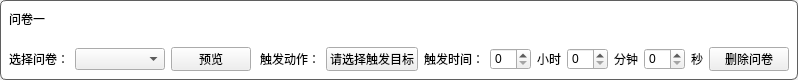
<?xml version="1.0" encoding="UTF-8"?>
<ui version="4.0">
 <class>QuestionItem</class>
 <widget class="QWidget" name="QuestionItem">
  <property name="geometry">
   <rect>
    <x>0</x>
    <y>0</y>
    <width>798</width>
    <height>80</height>
   </rect>
  </property>
  <property name="sizePolicy">
   <sizepolicy hsizetype="Preferred" vsizetype="Fixed">
    <horstretch>0</horstretch>
    <verstretch>0</verstretch>
   </sizepolicy>
  </property>
  <property name="minimumSize">
   <size>
    <width>0</width>
    <height>80</height>
   </size>
  </property>
  <property name="maximumSize">
   <size>
    <width>16777215</width>
    <height>80</height>
   </size>
  </property>
  <property name="windowTitle">
   <string>Form</string>
  </property>
  <layout class="QVBoxLayout" name="verticalLayout">
   <property name="spacing">
    <number>0</number>
   </property>
   <property name="leftMargin">
    <number>0</number>
   </property>
   <property name="topMargin">
    <number>0</number>
   </property>
   <property name="rightMargin">
    <number>0</number>
   </property>
   <property name="bottomMargin">
    <number>0</number>
   </property>
   <item>
    <widget class="QWidget" name="widget_question_item" native="true">
     <property name="styleSheet">
      <string notr="true">QWidget#widget_question_item{
background-color: rgb(255, 255, 255);
border:1px solid rgb(95, 95, 95);
border-radius:6px;
}</string>
     </property>
     <layout class="QVBoxLayout" name="verticalLayout_2">
      <property name="spacing">
       <number>0</number>
      </property>
      <property name="leftMargin">
       <number>0</number>
      </property>
      <property name="topMargin">
       <number>0</number>
      </property>
      <property name="rightMargin">
       <number>0</number>
      </property>
      <property name="bottomMargin">
       <number>0</number>
      </property>
      <item>
       <widget class="QWidget" name="widget_2" native="true">
        <layout class="QHBoxLayout" name="horizontalLayout_2">
         <item>
          <widget class="QLabel" name="name">
           <property name="sizePolicy">
            <sizepolicy hsizetype="Fixed" vsizetype="Preferred">
             <horstretch>0</horstretch>
             <verstretch>0</verstretch>
            </sizepolicy>
           </property>
           <property name="minimumSize">
            <size>
             <width>80</width>
             <height>0</height>
            </size>
           </property>
           <property name="maximumSize">
            <size>
             <width>80</width>
             <height>16777215</height>
            </size>
           </property>
           <property name="text">
            <string>问卷一</string>
           </property>
          </widget>
         </item>
         <item>
          <spacer name="horizontalSpacer">
           <property name="orientation">
            <enum>Qt::Orientation::Horizontal</enum>
           </property>
           <property name="sizeHint" stdset="0">
            <size>
             <width>40</width>
             <height>20</height>
            </size>
           </property>
          </spacer>
         </item>
        </layout>
       </widget>
      </item>
      <item>
       <widget class="QWidget" name="widget" native="true">
        <layout class="QHBoxLayout" name="horizontalLayout">
         <item>
          <widget class="QLabel" name="label_28">
           <property name="sizePolicy">
            <sizepolicy hsizetype="Fixed" vsizetype="Preferred">
             <horstretch>0</horstretch>
             <verstretch>0</verstretch>
            </sizepolicy>
           </property>
           <property name="text">
            <string>选择问卷：</string>
           </property>
          </widget>
         </item>
         <item>
          <widget class="QComboBox" name="task_questionnaire">
           <property name="sizePolicy">
            <sizepolicy hsizetype="Expanding" vsizetype="Fixed">
             <horstretch>0</horstretch>
             <verstretch>0</verstretch>
            </sizepolicy>
           </property>
           <property name="placeholderText">
            <string>请选择问卷</string>
           </property>
          </widget>
         </item>
         <item>
          <widget class="QPushButton" name="preview">
           <property name="sizePolicy">
            <sizepolicy hsizetype="Fixed" vsizetype="Fixed">
             <horstretch>0</horstretch>
             <verstretch>0</verstretch>
            </sizepolicy>
           </property>
           <property name="text">
            <string>预览</string>
           </property>
          </widget>
         </item>
         <item>
          <spacer name="horizontalSpacer_28">
           <property name="orientation">
            <enum>Qt::Orientation::Horizontal</enum>
           </property>
           <property name="sizeHint" stdset="0">
            <size>
             <width>0</width>
             <height>20</height>
            </size>
           </property>
          </spacer>
         </item>
         <item>
          <widget class="QLabel" name="label_29">
           <property name="sizePolicy">
            <sizepolicy hsizetype="Fixed" vsizetype="Preferred">
             <horstretch>0</horstretch>
             <verstretch>0</verstretch>
            </sizepolicy>
           </property>
           <property name="text">
            <string>触发动作：</string>
           </property>
          </widget>
         </item>
         <item>
          <widget class="QPushButton" name="trigger_questionnaire">
           <property name="sizePolicy">
            <sizepolicy hsizetype="Fixed" vsizetype="Fixed">
             <horstretch>0</horstretch>
             <verstretch>0</verstretch>
            </sizepolicy>
           </property>
           <property name="text">
            <string>请选择触发目标</string>
           </property>
          </widget>
         </item>
         <item>
          <widget class="QLabel" name="label_30">
           <property name="sizePolicy">
            <sizepolicy hsizetype="Fixed" vsizetype="Preferred">
             <horstretch>0</horstretch>
             <verstretch>0</verstretch>
            </sizepolicy>
           </property>
           <property name="text">
            <string>触发时间：</string>
           </property>
          </widget>
         </item>
         <item>
          <widget class="QSpinBox" name="trigger_hour">
           <property name="sizePolicy">
            <sizepolicy hsizetype="Fixed" vsizetype="Fixed">
             <horstretch>0</horstretch>
             <verstretch>0</verstretch>
            </sizepolicy>
           </property>
          </widget>
         </item>
         <item>
          <widget class="QLabel" name="label_31">
           <property name="sizePolicy">
            <sizepolicy hsizetype="Fixed" vsizetype="Preferred">
             <horstretch>0</horstretch>
             <verstretch>0</verstretch>
            </sizepolicy>
           </property>
           <property name="text">
            <string>小时</string>
           </property>
          </widget>
         </item>
         <item>
          <widget class="QSpinBox" name="trigger_minute">
           <property name="sizePolicy">
            <sizepolicy hsizetype="Fixed" vsizetype="Fixed">
             <horstretch>0</horstretch>
             <verstretch>0</verstretch>
            </sizepolicy>
           </property>
          </widget>
         </item>
         <item>
          <widget class="QLabel" name="label_32">
           <property name="sizePolicy">
            <sizepolicy hsizetype="Fixed" vsizetype="Preferred">
             <horstretch>0</horstretch>
             <verstretch>0</verstretch>
            </sizepolicy>
           </property>
           <property name="text">
            <string>分钟</string>
           </property>
          </widget>
         </item>
         <item>
          <widget class="QSpinBox" name="trigger_second">
           <property name="sizePolicy">
            <sizepolicy hsizetype="Fixed" vsizetype="Fixed">
             <horstretch>0</horstretch>
             <verstretch>0</verstretch>
            </sizepolicy>
           </property>
          </widget>
         </item>
         <item>
          <widget class="QLabel" name="label_33">
           <property name="sizePolicy">
            <sizepolicy hsizetype="Fixed" vsizetype="Preferred">
             <horstretch>0</horstretch>
             <verstretch>0</verstretch>
            </sizepolicy>
           </property>
           <property name="text">
            <string>秒</string>
           </property>
          </widget>
         </item>
         <item>
          <widget class="QPushButton" name="delete_btn">
           <property name="text">
            <string>删除问卷</string>
           </property>
          </widget>
         </item>
        </layout>
       </widget>
      </item>
     </layout>
    </widget>
   </item>
  </layout>
 </widget>
 <resources/>
 <connections/>
</ui>
